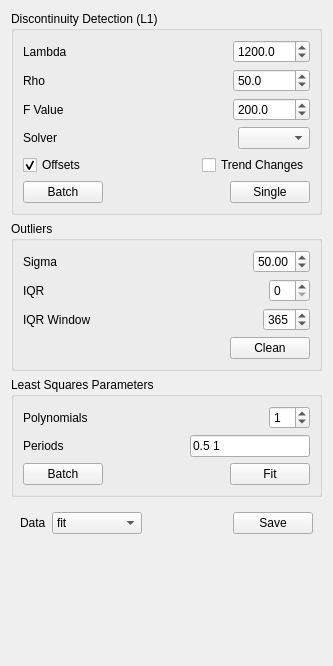
<?xml version="1.0" encoding="UTF-8"?>
<ui version="4.0">
 <class>Form</class>
 <widget class="QWidget" name="Form">
  <property name="geometry">
   <rect>
    <x>0</x>
    <y>0</y>
    <width>333</width>
    <height>666</height>
   </rect>
  </property>
  <property name="windowTitle">
   <string>Form</string>
  </property>
  <layout class="QVBoxLayout" name="verticalLayout_4">
   <item>
    <widget class="QGroupBox" name="l1Group">
     <property name="title">
      <string>Discontinuity Detection (L1)</string>
     </property>
     <layout class="QVBoxLayout" name="verticalLayout">
      <item>
       <layout class="QHBoxLayout" name="horizontalLayout">
        <item>
         <widget class="QLabel" name="label">
          <property name="text">
           <string>Lambda</string>
          </property>
         </widget>
        </item>
        <item>
         <spacer name="horizontalSpacer_2">
          <property name="orientation">
           <enum>Qt::Horizontal</enum>
          </property>
          <property name="sizeHint" stdset="0">
           <size>
            <width>40</width>
            <height>20</height>
           </size>
          </property>
         </spacer>
        </item>
        <item>
         <widget class="QDoubleSpinBox" name="l1LambdaSpin">
          <property name="decimals">
           <number>1</number>
          </property>
          <property name="maximum">
           <double>1000000000.000000000000000</double>
          </property>
          <property name="singleStep">
           <double>100.000000000000000</double>
          </property>
          <property name="value">
           <double>1200.000000000000000</double>
          </property>
         </widget>
        </item>
       </layout>
      </item>
      <item>
       <layout class="QHBoxLayout" name="horizontalLayout_2">
        <item>
         <widget class="QLabel" name="label_2">
          <property name="text">
           <string>Rho</string>
          </property>
         </widget>
        </item>
        <item>
         <spacer name="horizontalSpacer_3">
          <property name="orientation">
           <enum>Qt::Horizontal</enum>
          </property>
          <property name="sizeHint" stdset="0">
           <size>
            <width>40</width>
            <height>20</height>
           </size>
          </property>
         </spacer>
        </item>
        <item>
         <widget class="QDoubleSpinBox" name="l1RhoSpin">
          <property name="decimals">
           <number>1</number>
          </property>
          <property name="maximum">
           <double>1000000000.000000000000000</double>
          </property>
          <property name="singleStep">
           <double>10.000000000000000</double>
          </property>
          <property name="value">
           <double>50.000000000000000</double>
          </property>
         </widget>
        </item>
       </layout>
      </item>
      <item>
       <layout class="QHBoxLayout" name="horizontalLayout_3">
        <item>
         <widget class="QLabel" name="label_3">
          <property name="text">
           <string>F Value</string>
          </property>
         </widget>
        </item>
        <item>
         <spacer name="horizontalSpacer_4">
          <property name="orientation">
           <enum>Qt::Horizontal</enum>
          </property>
          <property name="sizeHint" stdset="0">
           <size>
            <width>40</width>
            <height>20</height>
           </size>
          </property>
         </spacer>
        </item>
        <item>
         <widget class="QDoubleSpinBox" name="l1FValueSpin">
          <property name="decimals">
           <number>1</number>
          </property>
          <property name="maximum">
           <double>1000000000.000000000000000</double>
          </property>
          <property name="singleStep">
           <double>10.000000000000000</double>
          </property>
          <property name="value">
           <double>200.000000000000000</double>
          </property>
         </widget>
        </item>
       </layout>
      </item>
      <item>
       <layout class="QHBoxLayout" name="horizontalLayout_4">
        <item>
         <widget class="QLabel" name="label_4">
          <property name="text">
           <string>Solver</string>
          </property>
         </widget>
        </item>
        <item>
         <spacer name="horizontalSpacer_5">
          <property name="orientation">
           <enum>Qt::Horizontal</enum>
          </property>
          <property name="sizeHint" stdset="0">
           <size>
            <width>40</width>
            <height>20</height>
           </size>
          </property>
         </spacer>
        </item>
        <item>
         <widget class="QComboBox" name="l1SolverCombo"/>
        </item>
       </layout>
      </item>
      <item>
       <layout class="QHBoxLayout" name="horizontalLayout_14">
        <item>
         <widget class="QCheckBox" name="l1OffsetCheck">
          <property name="text">
           <string>Offsets</string>
          </property>
          <property name="checked">
           <bool>true</bool>
          </property>
         </widget>
        </item>
        <item>
         <spacer name="horizontalSpacer_14">
          <property name="orientation">
           <enum>Qt::Horizontal</enum>
          </property>
          <property name="sizeHint" stdset="0">
           <size>
            <width>40</width>
            <height>20</height>
           </size>
          </property>
         </spacer>
        </item>
        <item>
         <widget class="QCheckBox" name="l1TrendChangeCheck">
          <property name="text">
           <string>Trend Changes</string>
          </property>
         </widget>
        </item>
       </layout>
      </item>
      <item>
       <layout class="QHBoxLayout" name="horizontalLayout_5">
        <item>
         <widget class="QPushButton" name="l1BatchButton">
          <property name="text">
           <string>Batch</string>
          </property>
         </widget>
        </item>
        <item>
         <spacer name="horizontalSpacer">
          <property name="orientation">
           <enum>Qt::Horizontal</enum>
          </property>
          <property name="sizeHint" stdset="0">
           <size>
            <width>40</width>
            <height>20</height>
           </size>
          </property>
         </spacer>
        </item>
        <item>
         <widget class="QPushButton" name="l1Button">
          <property name="text">
           <string>Single</string>
          </property>
         </widget>
        </item>
       </layout>
      </item>
     </layout>
    </widget>
   </item>
   <item>
    <widget class="QGroupBox" name="groupBox_3">
     <property name="title">
      <string>Outliers</string>
     </property>
     <layout class="QVBoxLayout" name="verticalLayout_2">
      <item>
       <layout class="QHBoxLayout" name="horizontalLayout_8">
        <item>
         <widget class="QLabel" name="label_7">
          <property name="text">
           <string>Sigma</string>
          </property>
         </widget>
        </item>
        <item>
         <spacer name="horizontalSpacer_8">
          <property name="orientation">
           <enum>Qt::Horizontal</enum>
          </property>
          <property name="sizeHint" stdset="0">
           <size>
            <width>40</width>
            <height>20</height>
           </size>
          </property>
         </spacer>
        </item>
        <item>
         <widget class="QDoubleSpinBox" name="outliersSigmaSpin">
          <property name="value">
           <double>50.000000000000000</double>
          </property>
         </widget>
        </item>
       </layout>
      </item>
      <item>
       <layout class="QHBoxLayout" name="horizontalLayout_9">
        <item>
         <widget class="QLabel" name="label_8">
          <property name="text">
           <string>IQR</string>
          </property>
         </widget>
        </item>
        <item>
         <spacer name="horizontalSpacer_9">
          <property name="orientation">
           <enum>Qt::Horizontal</enum>
          </property>
          <property name="sizeHint" stdset="0">
           <size>
            <width>40</width>
            <height>20</height>
           </size>
          </property>
         </spacer>
        </item>
        <item>
         <widget class="QSpinBox" name="outliersIQRFactorSpin">
          <property name="maximum">
           <number>10</number>
          </property>
         </widget>
        </item>
       </layout>
      </item>
      <item>
       <layout class="QHBoxLayout" name="horizontalLayout_10">
        <item>
         <widget class="QLabel" name="label_9">
          <property name="text">
           <string>IQR Window</string>
          </property>
         </widget>
        </item>
        <item>
         <spacer name="horizontalSpacer_10">
          <property name="orientation">
           <enum>Qt::Horizontal</enum>
          </property>
          <property name="sizeHint" stdset="0">
           <size>
            <width>40</width>
            <height>20</height>
           </size>
          </property>
         </spacer>
        </item>
        <item>
         <widget class="QSpinBox" name="outliersIQRWindowSpin">
          <property name="maximum">
           <number>999</number>
          </property>
          <property name="singleStep">
           <number>10</number>
          </property>
          <property name="value">
           <number>365</number>
          </property>
         </widget>
        </item>
       </layout>
      </item>
      <item>
       <layout class="QHBoxLayout" name="horizontalLayout_12">
        <item>
         <spacer name="horizontalSpacer_13">
          <property name="orientation">
           <enum>Qt::Horizontal</enum>
          </property>
          <property name="sizeHint" stdset="0">
           <size>
            <width>40</width>
            <height>20</height>
           </size>
          </property>
         </spacer>
        </item>
        <item>
         <widget class="QPushButton" name="outliersButton">
          <property name="text">
           <string>Clean</string>
          </property>
         </widget>
        </item>
       </layout>
      </item>
     </layout>
    </widget>
   </item>
   <item>
    <widget class="QGroupBox" name="groupBox_2">
     <property name="title">
      <string>Least Squares Parameters</string>
     </property>
     <layout class="QVBoxLayout" name="verticalLayout_3">
      <item>
       <layout class="QHBoxLayout" name="horizontalLayout_6">
        <item>
         <widget class="QLabel" name="label_5">
          <property name="text">
           <string>Polynomials</string>
          </property>
         </widget>
        </item>
        <item>
         <spacer name="horizontalSpacer_6">
          <property name="orientation">
           <enum>Qt::Horizontal</enum>
          </property>
          <property name="sizeHint" stdset="0">
           <size>
            <width>40</width>
            <height>20</height>
           </size>
          </property>
         </spacer>
        </item>
        <item>
         <widget class="QSpinBox" name="lstPolySpin">
          <property name="maximum">
           <number>10</number>
          </property>
          <property name="value">
           <number>1</number>
          </property>
         </widget>
        </item>
       </layout>
      </item>
      <item>
       <layout class="QHBoxLayout" name="horizontalLayout_7">
        <item>
         <widget class="QLabel" name="label_6">
          <property name="text">
           <string>Periods</string>
          </property>
         </widget>
        </item>
        <item>
         <spacer name="horizontalSpacer_7">
          <property name="orientation">
           <enum>Qt::Horizontal</enum>
          </property>
          <property name="sizeHint" stdset="0">
           <size>
            <width>40</width>
            <height>20</height>
           </size>
          </property>
         </spacer>
        </item>
        <item>
         <widget class="QLineEdit" name="lstPeriodsEdit">
          <property name="toolTip">
           <string>Seperate with space</string>
          </property>
          <property name="text">
           <string>0.5 1</string>
          </property>
         </widget>
        </item>
       </layout>
      </item>
      <item>
       <layout class="QHBoxLayout" name="horizontalLayout_13">
        <item>
         <widget class="QPushButton" name="lstBatchButton">
          <property name="text">
           <string>Batch</string>
          </property>
         </widget>
        </item>
        <item>
         <spacer name="horizontalSpacer_12">
          <property name="orientation">
           <enum>Qt::Horizontal</enum>
          </property>
          <property name="sizeHint" stdset="0">
           <size>
            <width>40</width>
            <height>20</height>
           </size>
          </property>
         </spacer>
        </item>
        <item>
         <widget class="QPushButton" name="lstButton">
          <property name="text">
           <string>Fit</string>
          </property>
         </widget>
        </item>
       </layout>
      </item>
     </layout>
    </widget>
   </item>
   <item>
    <widget class="QWidget" name="dataWidget" native="true">
     <layout class="QVBoxLayout" name="verticalLayout_5">
      <item>
       <layout class="QHBoxLayout" name="horizontalLayout_11">
        <item>
         <widget class="QLabel" name="label_10">
          <property name="text">
           <string>Data</string>
          </property>
         </widget>
        </item>
        <item>
         <widget class="QComboBox" name="dataCombo">
          <item>
           <property name="text">
            <string>fit</string>
           </property>
          </item>
          <item>
           <property name="text">
            <string>clean</string>
           </property>
          </item>
          <item>
           <property name="text">
            <string>continuous</string>
           </property>
          </item>
          <item>
           <property name="text">
            <string>residuals</string>
           </property>
          </item>
         </widget>
        </item>
        <item>
         <spacer name="horizontalSpacer_11">
          <property name="orientation">
           <enum>Qt::Horizontal</enum>
          </property>
          <property name="sizeHint" stdset="0">
           <size>
            <width>40</width>
            <height>20</height>
           </size>
          </property>
         </spacer>
        </item>
        <item>
         <widget class="QPushButton" name="dataSaveButton">
          <property name="text">
           <string>Save</string>
          </property>
         </widget>
        </item>
       </layout>
      </item>
     </layout>
    </widget>
   </item>
   <item>
    <spacer name="verticalSpacer_3">
     <property name="orientation">
      <enum>Qt::Vertical</enum>
     </property>
     <property name="sizeHint" stdset="0">
      <size>
       <width>20</width>
       <height>58</height>
      </size>
     </property>
    </spacer>
   </item>
  </layout>
 </widget>
 <resources/>
 <connections/>
</ui>
